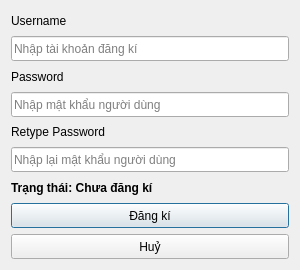
<?xml version="1.0" encoding="UTF-8"?>
<ui version="4.0">
 <class>RegisterFormUI</class>
 <widget class="QDialog" name="RegisterFormUI">
  <property name="windowModality">
   <enum>Qt::NonModal</enum>
  </property>
  <property name="geometry">
   <rect>
    <x>0</x>
    <y>0</y>
    <width>300</width>
    <height>270</height>
   </rect>
  </property>
  <property name="sizePolicy">
   <sizepolicy hsizetype="Fixed" vsizetype="Fixed">
    <horstretch>0</horstretch>
    <verstretch>0</verstretch>
   </sizepolicy>
  </property>
  <property name="minimumSize">
   <size>
    <width>300</width>
    <height>270</height>
   </size>
  </property>
  <property name="maximumSize">
   <size>
    <width>350</width>
    <height>270</height>
   </size>
  </property>
  <property name="baseSize">
   <size>
    <width>0</width>
    <height>0</height>
   </size>
  </property>
  <property name="focusPolicy">
   <enum>Qt::StrongFocus</enum>
  </property>
  <property name="windowTitle">
   <string>Đăng kí tài khoản</string>
  </property>
  <property name="sizeGripEnabled">
   <bool>false</bool>
  </property>
  <property name="modal">
   <bool>false</bool>
  </property>
  <layout class="QGridLayout" name="gridLayout">
   <item row="2" column="0" colspan="2">
    <widget class="QLabel" name="userlb">
     <property name="enabled">
      <bool>true</bool>
     </property>
     <property name="sizePolicy">
      <sizepolicy hsizetype="Fixed" vsizetype="Preferred">
       <horstretch>0</horstretch>
       <verstretch>0</verstretch>
      </sizepolicy>
     </property>
     <property name="maximumSize">
      <size>
       <width>16777215</width>
       <height>20</height>
      </size>
     </property>
     <property name="inputMethodHints">
      <set>Qt::ImhNone</set>
     </property>
     <property name="text">
      <string>Username</string>
     </property>
     <property name="scaledContents">
      <bool>false</bool>
     </property>
    </widget>
   </item>
   <item row="3" column="0" colspan="3">
    <widget class="QLineEdit" name="usernameField">
     <property name="minimumSize">
      <size>
       <width>0</width>
       <height>25</height>
      </size>
     </property>
     <property name="inputMethodHints">
      <set>Qt::ImhNoAutoUppercase</set>
     </property>
     <property name="placeholderText">
      <string>Nhập tài khoản đăng kí</string>
     </property>
     <property name="clearButtonEnabled">
      <bool>false</bool>
     </property>
    </widget>
   </item>
   <item row="11" column="0" colspan="3">
    <widget class="QLabel" name="statusLabel">
     <property name="sizePolicy">
      <sizepolicy hsizetype="Fixed" vsizetype="Fixed">
       <horstretch>0</horstretch>
       <verstretch>0</verstretch>
      </sizepolicy>
     </property>
     <property name="minimumSize">
      <size>
       <width>250</width>
       <height>10</height>
      </size>
     </property>
     <property name="maximumSize">
      <size>
       <width>500</width>
       <height>20</height>
      </size>
     </property>
     <property name="font">
      <font>
       <weight>75</weight>
       <bold>true</bold>
      </font>
     </property>
     <property name="text">
      <string>Trạng thái: Chưa đăng kí</string>
     </property>
    </widget>
   </item>
   <item row="5" column="0" colspan="2">
    <widget class="QLabel" name="passwordLabel">
     <property name="sizePolicy">
      <sizepolicy hsizetype="Fixed" vsizetype="Preferred">
       <horstretch>0</horstretch>
       <verstretch>0</verstretch>
      </sizepolicy>
     </property>
     <property name="maximumSize">
      <size>
       <width>16777215</width>
       <height>20</height>
      </size>
     </property>
     <property name="text">
      <string>Password</string>
     </property>
    </widget>
   </item>
   <item row="12" column="0" colspan="3">
    <widget class="QPushButton" name="registerButton">
     <property name="minimumSize">
      <size>
       <width>0</width>
       <height>25</height>
      </size>
     </property>
     <property name="text">
      <string>Đăng kí</string>
     </property>
     <property name="checkable">
      <bool>true</bool>
     </property>
     <property name="default">
      <bool>true</bool>
     </property>
    </widget>
   </item>
   <item row="14" column="0" colspan="3">
    <widget class="QPushButton" name="cancelButton">
     <property name="minimumSize">
      <size>
       <width>0</width>
       <height>25</height>
      </size>
     </property>
     <property name="focusPolicy">
      <enum>Qt::TabFocus</enum>
     </property>
     <property name="text">
      <string>Huỷ</string>
     </property>
     <property name="autoDefault">
      <bool>false</bool>
     </property>
    </widget>
   </item>
   <item row="10" column="0" colspan="3">
    <widget class="QLineEdit" name="repasswordField">
     <property name="minimumSize">
      <size>
       <width>0</width>
       <height>25</height>
      </size>
     </property>
     <property name="inputMethodHints">
      <set>Qt::ImhHiddenText|Qt::ImhNoAutoUppercase|Qt::ImhNoPredictiveText|Qt::ImhSensitiveData</set>
     </property>
     <property name="placeholderText">
      <string>Nhập lại mật khẩu người dùng</string>
     </property>
    </widget>
   </item>
   <item row="6" column="0" colspan="3">
    <widget class="QLineEdit" name="passwordField">
     <property name="minimumSize">
      <size>
       <width>0</width>
       <height>25</height>
      </size>
     </property>
     <property name="echoMode">
      <enum>QLineEdit::Password</enum>
     </property>
     <property name="placeholderText">
      <string>Nhập mật khẩu người dùng</string>
     </property>
    </widget>
   </item>
   <item row="9" column="0">
    <widget class="QLabel" name="repasswordLabel">
     <property name="minimumSize">
      <size>
       <width>0</width>
       <height>0</height>
      </size>
     </property>
     <property name="maximumSize">
      <size>
       <width>16777215</width>
       <height>20</height>
      </size>
     </property>
     <property name="text">
      <string>Retype Password</string>
     </property>
    </widget>
   </item>
  </layout>
 </widget>
 <resources/>
 <connections>
  <connection>
   <sender>cancelButton</sender>
   <signal>clicked()</signal>
   <receiver>RegisterFormUI</receiver>
   <slot>close()</slot>
   <hints>
    <hint type="sourcelabel">
     <x>340</x>
     <y>175</y>
    </hint>
    <hint type="destinationlabel">
     <x>149</x>
     <y>74</y>
    </hint>
   </hints>
  </connection>
 </connections>
</ui>
